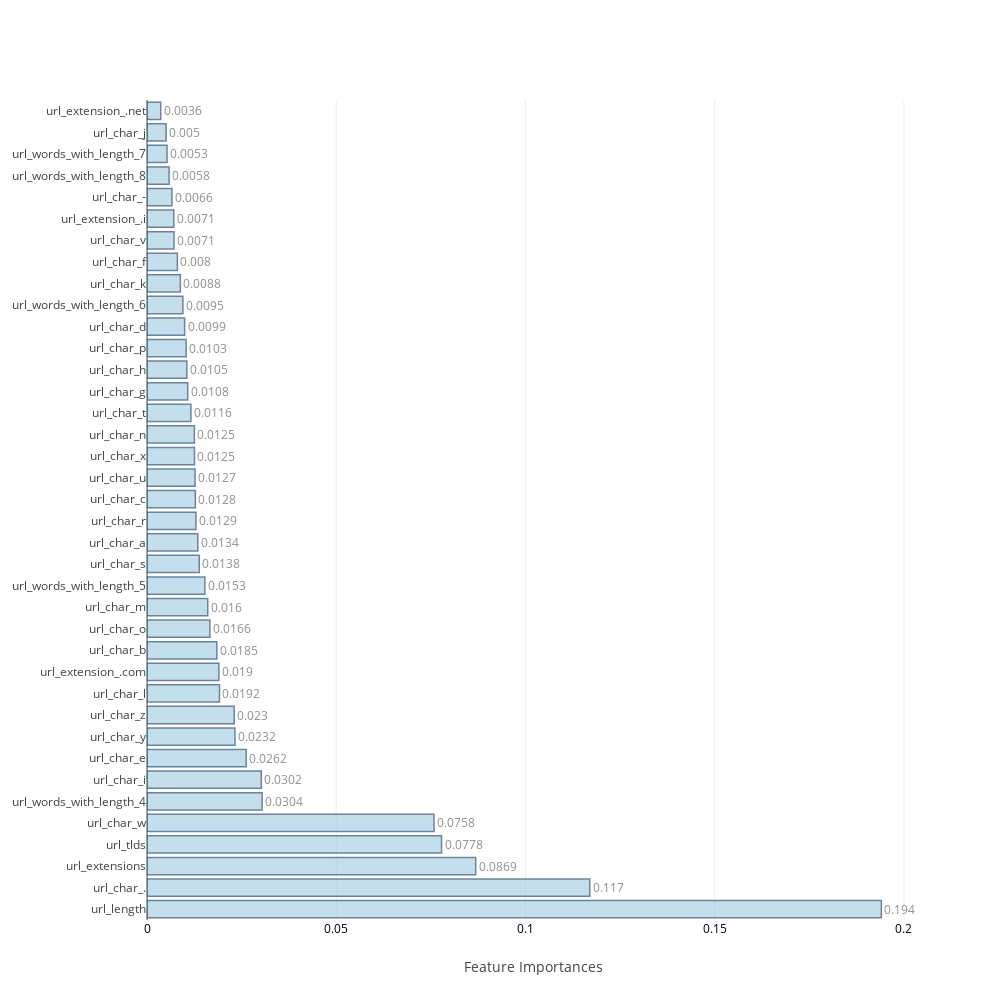
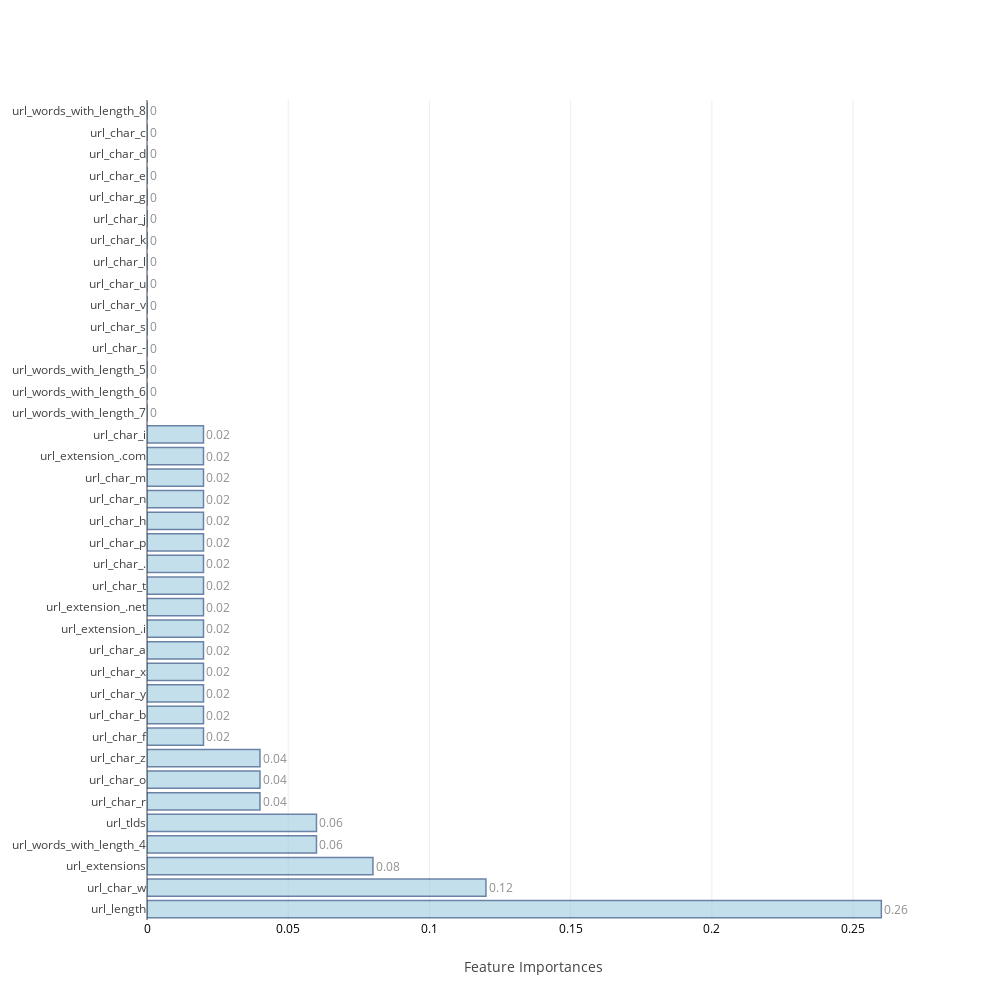
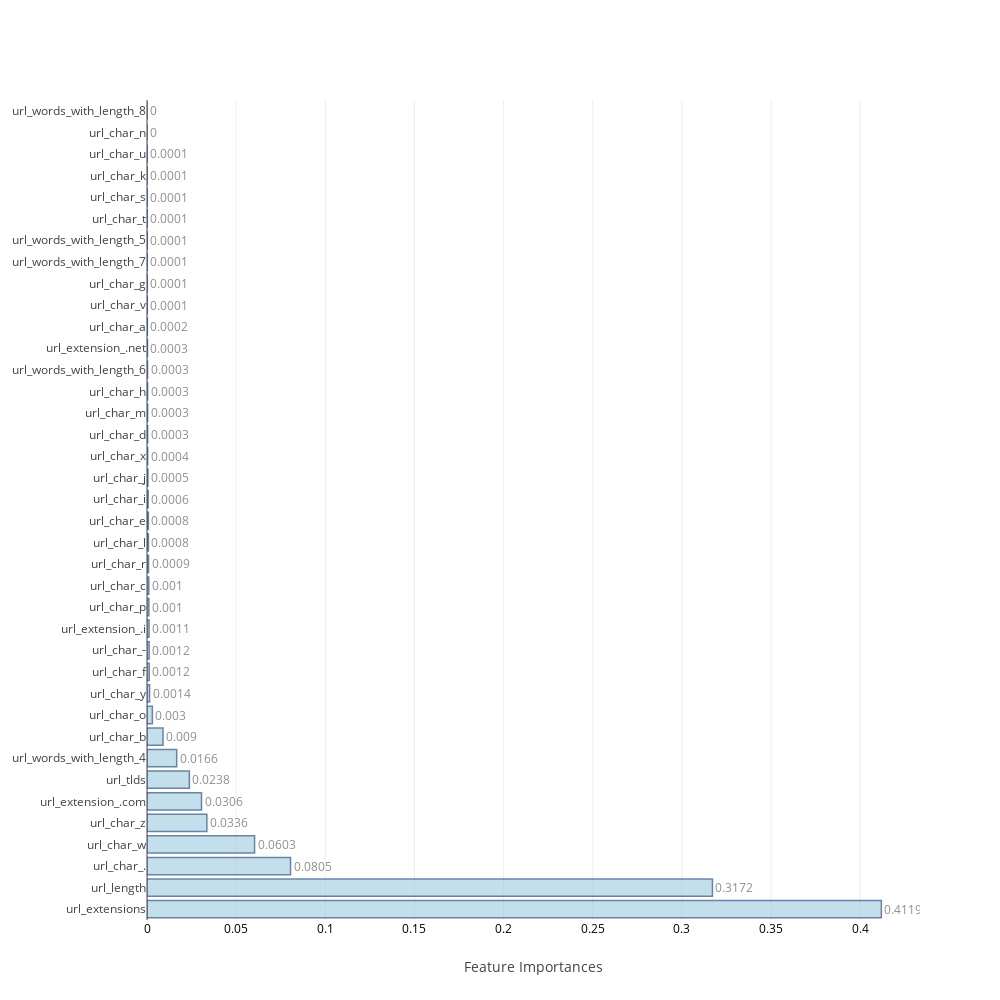
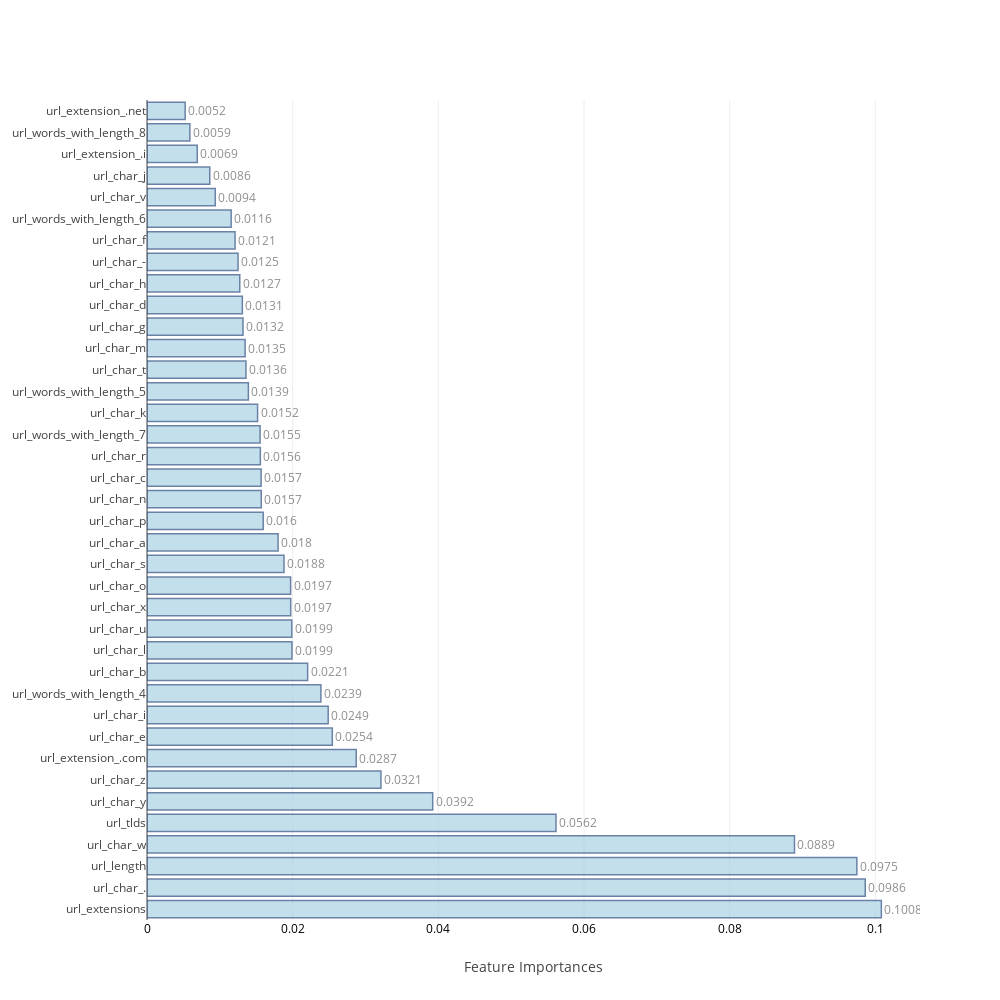

The notebook cell these images were saved under, in order:
### Code cell
feat_imp=[None]*4
j=0
for i in range(0,8):
    if i>=2 and i<=5:
        model,cm_train,cm_test,acc_train,acc_test,roc_auc,feat_imp[j],mcc=f[i](scaled_X_train,train_Y,scaled_X_test,test_Y,columns)
        j=j+1
    else:
        model,cm_train,cm_test,acc_train,acc_test,roc_auc,mcc=f[i](scaled_X_train,train_Y,scaled_X_test,test_Y)
    table_80_50_train.loc[i]=   ([acc_train,cm_train.TP,cm_train.TN,cm_train.FP,cm_train.FN,cm_train.FPR,cm_train.FNR])
    table_80_50_test.loc[i] =   ([acc_test ,cm_test.TP, cm_test.TN, cm_test.FP, cm_test.FN, cm_test.FPR, cm_test.FNR,roc_auc,mcc])
    print("\n")

### Figure 1 — Plotly figure (JSON) as saved in the notebook; plotly's stock layout.template omitted (floating-point values rounded to 4 significant figures)
{"data": [{"marker": {"color": "rgb(158,202,225)", "line": {"color": "rgb(8,48,107)", "width": 1.5}}, "opacity": 0.6, "orientation": "h", "text": [0.194, 0.117, 0.0869, 0.0778, 0.0758, 0.0304, 0.0302, 0.0262, 0.0232, 0.023, 0.0192, 0.019, 0.0185, 0.0166, 0.016, 0.0153, 0.0138, 0.0134, 0.0129, 0.0128, 0.0127, 0.0125, 0.0125, 0.0116, 0.0108, 0.0105, 0.0103, 0.0099, 0.0095, 0.0088, 0.008, 0.0071, 0.0071, 0.0066, 0.0058, 0.0053, 0.005, 0.0036], "textposition": "outside", "type": "bar", "uid": "59b1974d-8ae5-41bb-8fd5-78ec6b56ab02", "x": [0.194, 0.117, 0.08685, 0.07783, 0.07584, 0.03042, 0.0302, 0.02621, 0.02325, 0.02304, 0.01915, 0.01899, 0.01845, 0.01662, 0.01605, 0.01529, 0.01382, 0.01343, 0.01292, 0.01278, 0.01269, 0.01254, 0.01252, 0.0116, 0.01076, 0.01052, 0.01034, 0.009938, 0.00948, 0.008811, 0.008022, 0.007141, 0.007078, 0.006591, 0.005842, 0.005294, 0.005038, 0.003625], "y": ["url_length", "url_char_.", "url_extensions", "url_tlds", "url_char_w", "url_words_with_length_4", "url_char_i", "url_char_e", "url_char_y", "url_char_z", "url_char_l", "url_extension_.com", "url_char_b", "url_char_o", "url_char_m", "url_words_with_length_5", "url_char_s", "url_char_a", "url_char_r", "url_char_c", "url_char_u", "url_char_x", "url_char_n", "url_char_t", "url_char_g", "url_char_h", "url_char_p", "url_char_d", "url_words_with_length_6", "url_char_k", "url_char_f", "url_char_v", "url_extension_.i", "url_char_-", "url_words_with_length_8", "url_words_with_length_7", "url_char_j", "url_extension_.net"]}], "layout": {"autosize": false, "height": 1000, "width": 1000, "xaxis": {"tickfont": {"color": "black", "size": 12}, "title": "Feature Importances"}, "yaxis": {"automargin": true}}}

### Figure 2 — Plotly figure (JSON) as saved in the notebook; plotly's stock layout.template omitted (floating-point values rounded to 4 significant figures)
{"data": [{"marker": {"color": "rgb(158,202,225)", "line": {"color": "rgb(8,48,107)", "width": 1.5}}, "opacity": 0.6, "orientation": "h", "text": [0.26, 0.12, 0.08, 0.06, 0.06, 0.04, 0.04, 0.04, 0.02, 0.02, 0.02, 0.02, 0.02, 0.02, 0.02, 0.02, 0.02, 0.02, 0.02, 0.02, 0.02, 0.02, 0.02, 0, 0, 0, 0, 0, 0, 0, 0, 0, 0, 0, 0, 0, 0, 0], "textposition": "outside", "type": "bar", "uid": "e0842bca-7640-4462-8519-ddcbf559e0d7", "x": [0.26, 0.12, 0.08, 0.06, 0.06, 0.04, 0.04, 0.04, 0.02, 0.02, 0.02, 0.02, 0.02, 0.02, 0.02, 0.02, 0.02, 0.02, 0.02, 0.02, 0.02, 0.02, 0.02, 0, 0, 0, 0, 0, 0, 0, 0, 0, 0, 0, 0, 0, 0, 0], "y": ["url_length", "url_char_w", "url_extensions", "url_words_with_length_4", "url_tlds", "url_char_r", "url_char_o", "url_char_z", "url_char_f", "url_char_b", "url_char_y", "url_char_x", "url_char_a", "url_extension_.i", "url_extension_.net", "url_char_t", "url_char_.", "url_char_p", "url_char_h", "url_char_n", "url_char_m", "url_extension_.com", "url_char_i", "url_words_with_length_7", "url_words_with_length_6", "url_words_with_length_5", "url_char_-", "url_char_s", "url_char_v", "url_char_u", "url_char_l", "url_char_k", "url_char_j", "url_char_g", "url_char_e", "url_char_d", "url_char_c", "url_words_with_length_8"]}], "layout": {"autosize": false, "height": 1000, "width": 1000, "xaxis": {"tickfont": {"color": "black", "size": 12}, "title": "Feature Importances"}, "yaxis": {"automargin": true}}}

### Figure 3 — Plotly figure (JSON) as saved in the notebook; plotly's stock layout.template omitted (floating-point values rounded to 4 significant figures)
{"data": [{"marker": {"color": "rgb(158,202,225)", "line": {"color": "rgb(8,48,107)", "width": 1.5}}, "opacity": 0.6, "orientation": "h", "text": [0.4119, 0.3172, 0.0805, 0.0603, 0.0336, 0.0306, 0.0238, 0.0166, 0.009, 0.003, 0.0014, 0.0012, 0.0012, 0.0011, 0.001, 0.001, 0.0009, 0.0008, 0.0008, 0.0006, 0.0005, 0.0004, 0.0003, 0.0003, 0.0003, 0.0003, 0.0003, 0.0002, 0.0001, 0.0001, 0.0001, 0.0001, 0.0001, 0.0001, 0.0001, 0.0001, 0, 0], "textposition": "outside", "type": "bar", "uid": "ddf8565c-184e-4260-8222-2baa94a70c00", "x": [0.4119, 0.3172, 0.08052, 0.06033, 0.03357, 0.03058, 0.02376, 0.01664, 0.00896, 0.003002, 0.001434, 0.001237, 0.001189, 0.001147, 0.001042, 0.0009813, 0.0008583, 0.0007876, 0.000777, 0.00064, 0.0005199, 0.0003719, 0.0003436, 0.000341, 0.0003366, 0.0002824, 0.0002653, 0.0002039, 0.0001325, 0.0001248, 0.0001167, 0.0001157, 0.0001122, 0.0001003, 7.32e-05, 5.905e-05, 0, 0], "y": ["url_extensions", "url_length", "url_char_.", "url_char_w", "url_char_z", "url_extension_.com", "url_tlds", "url_words_with_length_4", "url_char_b", "url_char_o", "url_char_y", "url_char_f", "url_char_-", "url_extension_.i", "url_char_p", "url_char_c", "url_char_r", "url_char_l", "url_char_e", "url_char_i", "url_char_j", "url_char_x", "url_char_d", "url_char_m", "url_char_h", "url_words_with_length_6", "url_extension_.net", "url_char_a", "url_char_v", "url_char_g", "url_words_with_length_7", "url_words_with_length_5", "url_char_t", "url_char_s", "url_char_k", "url_char_u", "url_char_n", "url_words_with_length_8"]}], "layout": {"autosize": false, "height": 1000, "width": 1000, "xaxis": {"tickfont": {"color": "black", "size": 12}, "title": "Feature Importances"}, "yaxis": {"automargin": true}}}

### Figure 4 — Plotly figure (JSON) as saved in the notebook; plotly's stock layout.template omitted (floating-point values rounded to 4 significant figures)
{"data": [{"marker": {"color": "rgb(158,202,225)", "line": {"color": "rgb(8,48,107)", "width": 1.5}}, "opacity": 0.6, "orientation": "h", "text": [0.1008, 0.0986, 0.0975, 0.0889, 0.0562, 0.0392, 0.0321, 0.0287, 0.0254, 0.0249, 0.0239, 0.0221, 0.0199, 0.0199, 0.0197, 0.0197, 0.0188, 0.018, 0.016, 0.0157, 0.0157, 0.0156, 0.0155, 0.0152, 0.0139, 0.0136, 0.0135, 0.0132, 0.0131, 0.0127, 0.0125, 0.0121, 0.0116, 0.0094, 0.0086, 0.0069, 0.0059, 0.0052], "textposition": "outside", "type": "bar", "uid": "4969e6b1-9a93-47a0-860f-c5d119d80498", "x": [0.1008, 0.09861, 0.09746, 0.0889, 0.05616, 0.03923, 0.03212, 0.02872, 0.02544, 0.02488, 0.02387, 0.02205, 0.0199, 0.01988, 0.01973, 0.01972, 0.01881, 0.018, 0.01595, 0.01569, 0.01567, 0.01556, 0.01552, 0.01518, 0.01392, 0.01359, 0.01347, 0.01318, 0.01309, 0.01274, 0.0125, 0.01209, 0.01156, 0.009373, 0.008615, 0.006897, 0.005882, 0.00524], "y": ["url_extensions", "url_char_.", "url_length", "url_char_w", "url_tlds", "url_char_y", "url_char_z", "url_extension_.com", "url_char_e", "url_char_i", "url_words_with_length_4", "url_char_b", "url_char_l", "url_char_u", "url_char_x", "url_char_o", "url_char_s", "url_char_a", "url_char_p", "url_char_n", "url_char_c", "url_char_r", "url_words_with_length_7", "url_char_k", "url_words_with_length_5", "url_char_t", "url_char_m", "url_char_g", "url_char_d", "url_char_h", "url_char_-", "url_char_f", "url_words_with_length_6", "url_char_v", "url_char_j", "url_extension_.i", "url_words_with_length_8", "url_extension_.net"]}], "layout": {"autosize": false, "height": 1000, "width": 1000, "xaxis": {"tickfont": {"color": "black", "size": 12}, "title": "Feature Importances"}, "yaxis": {"automargin": true}}}
